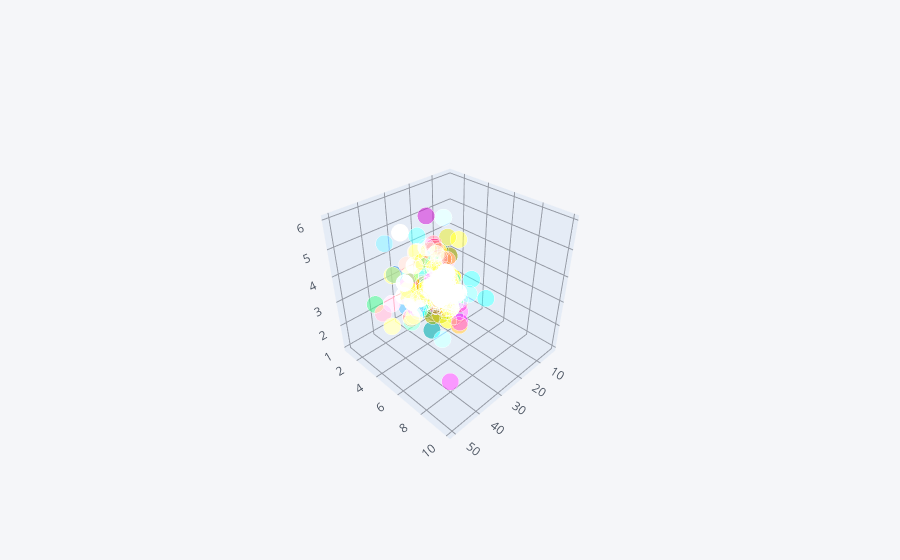

Notebook source saved alongside this figure:
### Code cell
tip.iplot(kind = 'scatter3d' , x ='total_bill' , y = 'tip' , z = 'size')

### Figure 1 — Plotly figure (JSON) as saved in the notebook; plotly's stock layout.template omitted (floating-point values rounded to 4 significant figures; data arrays with more than 128 entries replaced by an {"elided": "..."} marker saying what was removed)
{"data": [{"marker": {"color": {"elided": "244 str values"}, "opacity": 0.8, "size": {"elided": "244 int values"}, "symbol": "circle"}, "mode": "markers", "text": {"elided": "244 str values"}, "type": "scatter3d", "x": {"elided": "244 float values"}, "y": {"elided": "244 float values"}, "z": {"elided": "244 int values"}}], "layout": {"autosize": true, "legend": {"bgcolor": "#F5F6F9", "font": {"color": "#4D5663"}}, "paper_bgcolor": "#F5F6F9", "plot_bgcolor": "#F5F6F9", "scene": {"aspectmode": "auto", "aspectratio": {"x": 1, "y": 1, "z": 1}, "camera": {"center": {"x": 0, "y": 0, "z": 0}, "eye": {"x": 1.616, "y": 1.616, "z": 1.616}, "projection": {"type": "perspective"}, "up": {"x": 0, "y": 0, "z": 1}}, "xaxis": {"gridcolor": "#9499A3", "showgrid": true, "tickfont": {"color": "#4D5663"}, "title": {"font": {"color": "#4D5663"}, "text": ""}, "type": "linear", "zerolinecolor": "#9499A3"}, "yaxis": {"gridcolor": "#9499A3", "showgrid": true, "tickfont": {"color": "#4D5663"}, "title": {"font": {"color": "#4D5663"}, "text": ""}, "type": "linear", "zerolinecolor": "#9499A3"}, "zaxis": {"gridcolor": "#9499A3", "showgrid": true, "tickfont": {"color": "#4D5663"}, "title": {"font": {"color": "#4D5663"}, "text": ""}, "type": "linear", "zerolinecolor": "#9499A3"}}, "title": {"font": {"color": "#4D5663"}}}}
